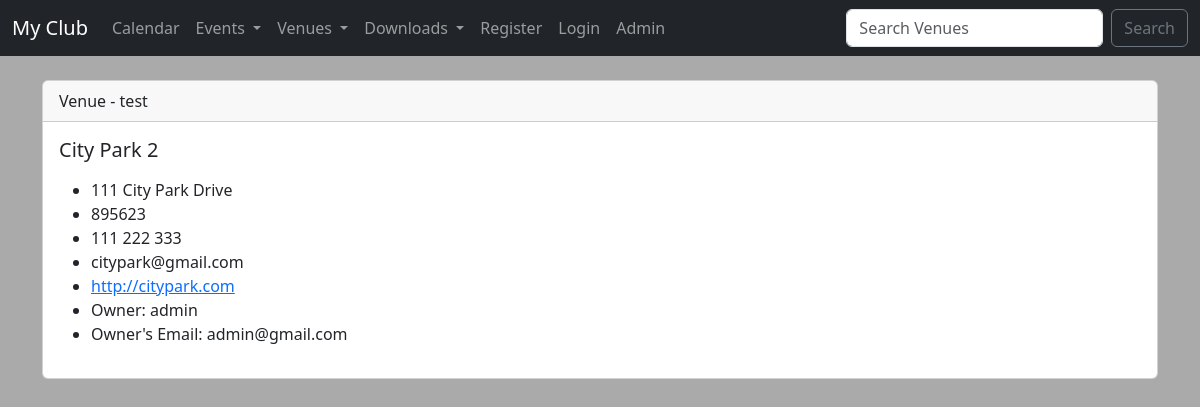
Page /show_venue/1 on the committed database.
### events/models.py (models this page shows)
class Venue(models.Model):
    name = models.CharField(max_length=120)
    address = models.CharField(max_length=300)
    zip_code = models.CharField(max_length=15)
    phone = models.CharField(max_length=25, blank=True)
    web = models.URLField(blank=True)
    email_address = models.EmailField(blank=True)
    owner = models.IntegerField(blank=False, default=1)
    venue_image = models.ImageField(null=True, blank=True, upload_to="images/")
    def __str__(self):
        return self.name

### events/views.py (the view)
# urls.py: path('show_venue/<venue_id>', views.show_venue, name="show-venue"),
def show_venue(request, venue_id):
    venue = Venue.objects.get(pk=venue_id)
    venue_owner = User.objects.get(pk=venue.owner)
    context = {
        "venue" : venue,
        "venue_owner" : venue_owner,
    }
    return render(request, 'show_venue.html', context)

### events/templates/show_venue.html (shortened to what this page needs)
{% extends 'base.html' %}
{% block content %}
        <div class="card">
            <div class="card-header">
                Venue - test
            </div>
            <div class="card-body">
              <h5 class="card-title">{{ venue }}</h5>
              <p class="card-text">
                <ul>
                <li>{{ venue.address }}</li>
                <li>{{ venue.zip_code }}</li>
                <li>{{ venue.phone }}</li>
                <li>{{ venue.email_address }}</li>
                <li><a href="{{ venue.web }}">{{ venue.web }}</a></li>
                <li>Owner: {{ venue_owner }}</li>
                <li>Owner's Email: {{ venue_owner.email }}</li>
                </ul>
              </p>
            </div>
        </div>
{% endblock %}

### rows in the picture
Venue: name "City Park 2", address "111 City Park Drive", zip_code "895623", phone "111 222 333", email_address "citypark@gmail.com", web "http://citypark.com"

### other values in the picture
{{ venue_owner }} "admin"
{{ venue_owner.email }} "admin@gmail.com"
